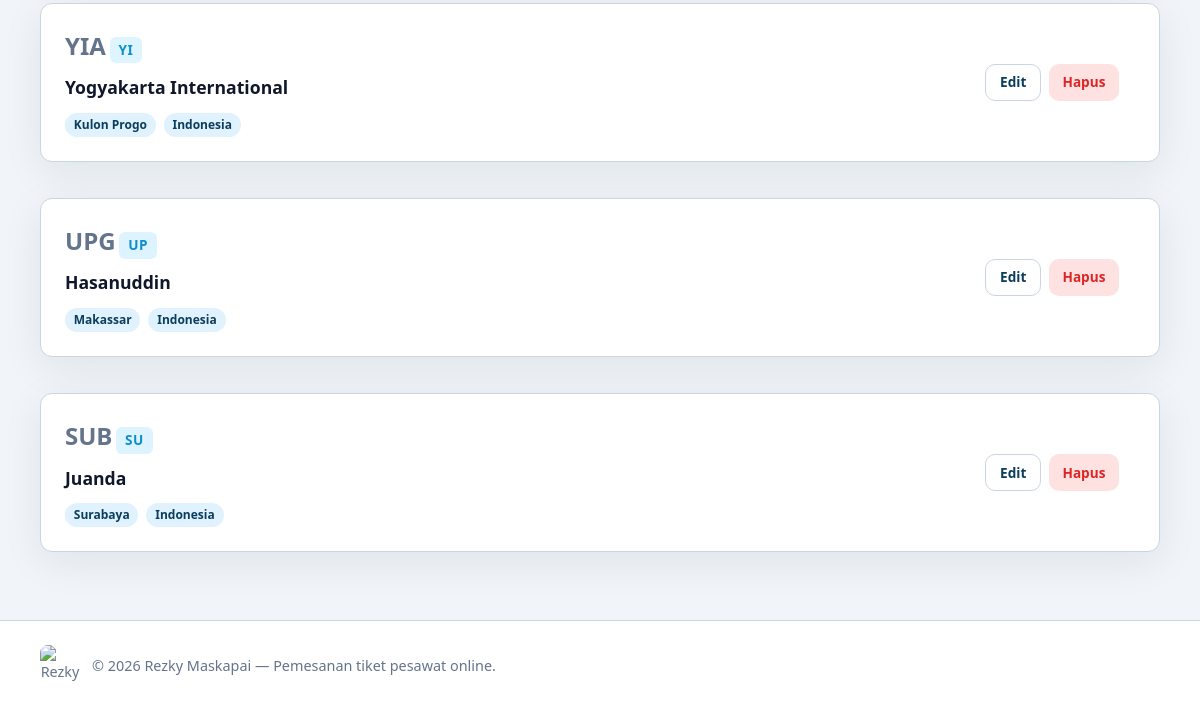
The app's page /admin/airports.php (signed in, lower part), older data.
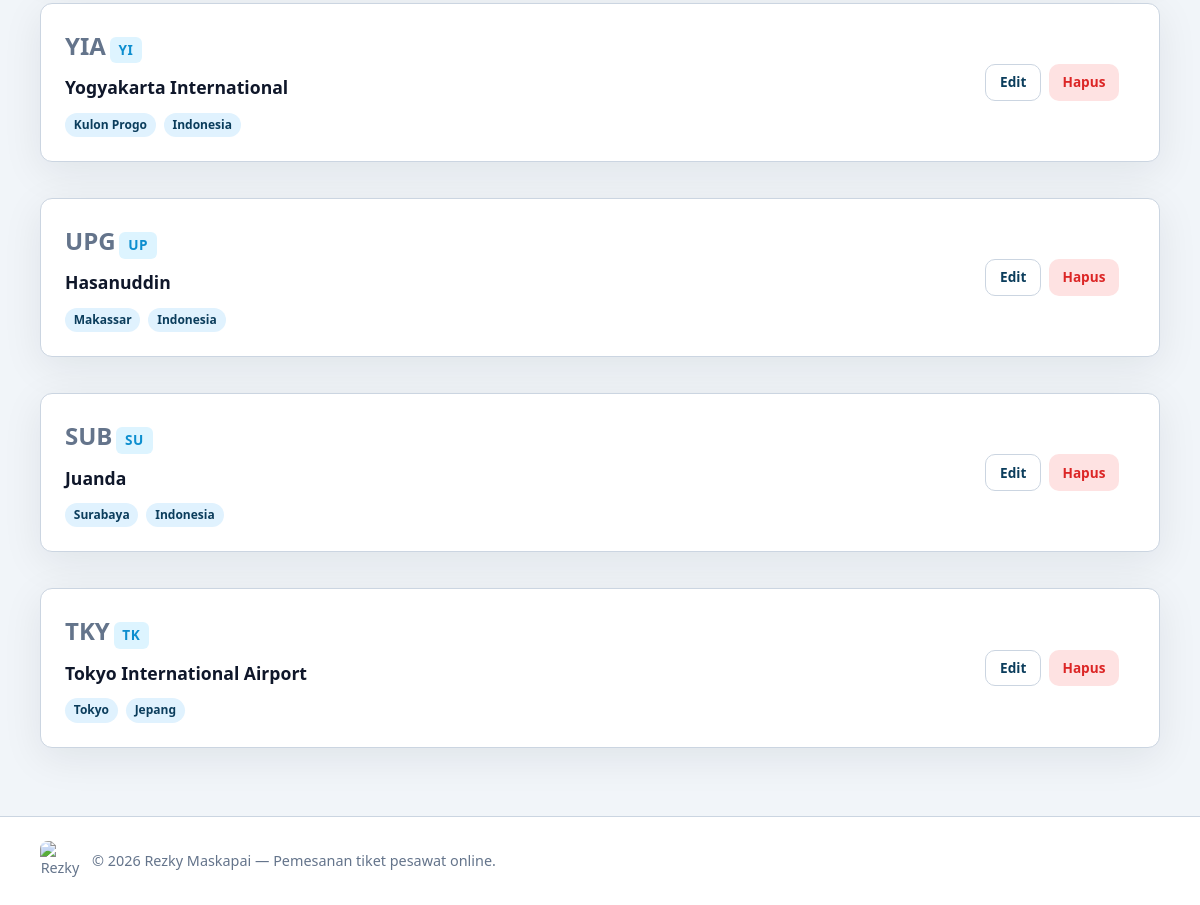
The same page, newer data.
### tables this page shows
CREATE TABLE `airports` (
  `id` smallint(5) UNSIGNED NOT NULL,
  `code` varchar(5) NOT NULL,
  `name` varchar(150) NOT NULL,
  `city` varchar(100) NOT NULL,
  `country` varchar(100) NOT NULL DEFAULT 'Indonesia',
  `created_at` datetime NOT NULL DEFAULT current_timestamp()
);

### includes/functions.php (called while the page is built, shortened)
<?php
function h(?string $s): string
{
    return htmlspecialchars((string) $s, ENT_QUOTES, 'UTF-8');
}
function url(string $path): string
{
    return rtrim(BASE_URL, '/') . '/' . ltrim($path, '/');
}

### admin/airports.php (the view, shortened to what this page needs)
<?php
require_once __DIR__ . '/../includes/init.php';
$rows = $pdo->query('SELECT * FROM airports ORDER BY city')->fetchAll();
require_once __DIR__ . '/../includes/header.php';
?>
<div class="grid-flights">
    <?php foreach ($rows as $r): ?>
        <article class="card flight-row">
            <div class="flight-row-main">
                <p class="flight-airline-line">
                    <strong style="font-size: 1.5rem;"><?= h($r['code']) ?></strong>
                    <span class="flight-detail-badge"><?= h(substr($r['code'], 0, 2)) ?></span>
                </p>
                <p style="font-weight: 600; color: var(--text); margin: 0.5rem 0; font-size: 1.1rem;"><?= h($r['name']) ?></p>
                <div style="display: flex; flex-wrap: wrap; gap: 0.5rem; margin-top: 0.75rem;">
                    <span class="badge" style="background: #e0f2fe; color: var(--primary); font-weight: 600;"><?= h($r['city']) ?></span>
                    <span class="badge" style="background: #e0f2fe; color: var(--primary); font-weight: 600;"><?= h($r['country']) ?></span>
                </div>
            </div>
            <div class="actions-inline">
                <a class="btn btn-sm btn-ghost" href="<?= h(url('admin/airports.php?edit=' . (int) $r['id'])) ?>" style="font-weight: 600;">Edit</a>
                <a class="btn btn-sm btn-danger" href="<?= h(url('admin/airports.php?delete=' . (int) $r['id'])) ?>" onclick="return confirm('Hapus bandara ini?');" style="font-weight: 600;">Hapus</a>
            </div>
        </article>
    <?php endforeach; ?>
</div>
<?php require_once __DIR__ . '/../includes/footer.php'; ?>

Row changes from the older to the newer data that the page shows:
added airports: code "TKY", code "TK", name "Tokyo International Airport", city "Tokyo", country "Jepang"
